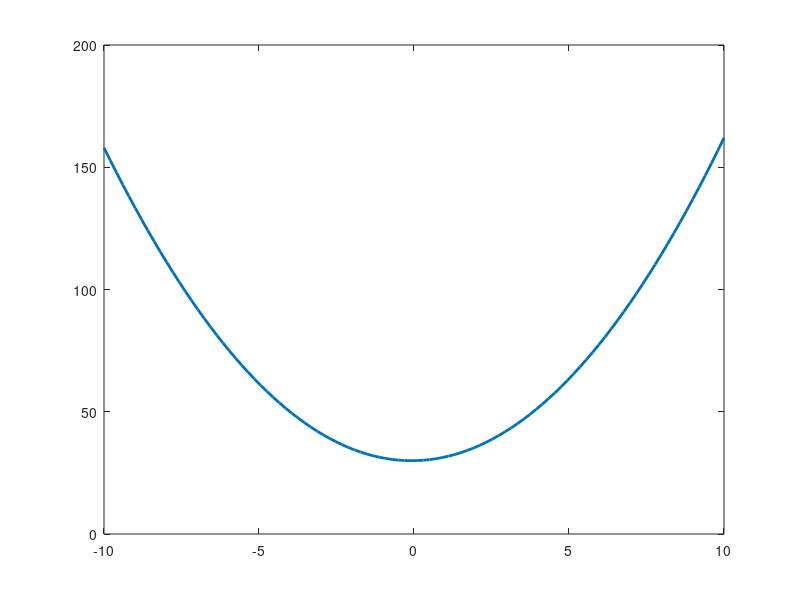

Here is the MATLAB script that generated this plot:
%  Create an anonymous function in MATLAB named parabola that represents the equation of a
% parabola. The parabola equation is given as:
% 𝑓(𝑥) = 𝑎𝑥2 + 𝑏𝑥 + 𝑐, where a=1.3, b=0.2, and c=30
% Write MATLAB code to define the anonymous function parabola using these coefficients. Then, use
% the function handle to evaluate the value of the parabola function at 𝑥 = 1. Redefine this function by
% vectorizing the expression so that it can take array as an input. Create a vector input 𝑥 ranging from
% -10 to 10 and generate a plot for this function. Write the code and show its output.

clc
clear all
close all

a=1.3
b=0.2
c=30

f=@(x) a*x^2+b*x+c

f(1)

% Redefining function to vectorize 
f=@(x) a.*x.^2+b.*x+c

x=linspace(-10,10,100);

plot(x,f(x),'LineWidth',2)